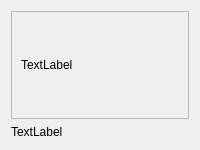
<?xml version="1.0" encoding="UTF-8"?>
<ui version="4.0">
 <class>message</class>
 <widget class="QWidget" name="message">
  <property name="geometry">
   <rect>
    <x>0</x>
    <y>0</y>
    <width>200</width>
    <height>150</height>
   </rect>
  </property>
  <property name="sizePolicy">
   <sizepolicy hsizetype="Preferred" vsizetype="Preferred">
    <horstretch>0</horstretch>
    <verstretch>0</verstretch>
   </sizepolicy>
  </property>
  <property name="maximumSize">
   <size>
    <width>16777215</width>
    <height>150</height>
   </size>
  </property>
  <property name="windowTitle">
   <string>Form</string>
  </property>
  <layout class="QVBoxLayout" name="verticalLayout_2">
   <item>
    <widget class="QScrollArea" name="scrollArea">
     <property name="widgetResizable">
      <bool>true</bool>
     </property>
     <widget class="QWidget" name="scrollAreaWidgetContents">
      <property name="geometry">
       <rect>
        <x>0</x>
        <y>0</y>
        <width>180</width>
        <height>109</height>
       </rect>
      </property>
      <layout class="QVBoxLayout" name="verticalLayout">
       <item>
        <widget class="QLabel" name="ImageLabel">
         <property name="text">
          <string>TextLabel</string>
         </property>
        </widget>
       </item>
      </layout>
     </widget>
    </widget>
   </item>
   <item>
    <widget class="QLabel" name="time">
     <property name="maximumSize">
      <size>
       <width>16777215</width>
       <height>15</height>
      </size>
     </property>
     <property name="text">
      <string>TextLabel</string>
     </property>
    </widget>
   </item>
  </layout>
 </widget>
 <resources/>
 <connections/>
</ui>
